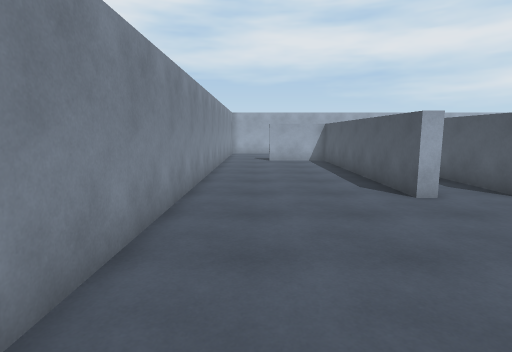
[1] (above)

16 first-person views from a walk through a 3-D level made in the Unity game engine. The camera is 1.5 m above the floor, tilts 8° down and sees 80° across. The floor is counted in squares, 1 m on a side. Each view is taken from the middle of a square. On the plan, view 1 faces up. The plan holds only what a view shows up to about 15 squares ahead; the rest is blank. The player character is not drawn.

[2]
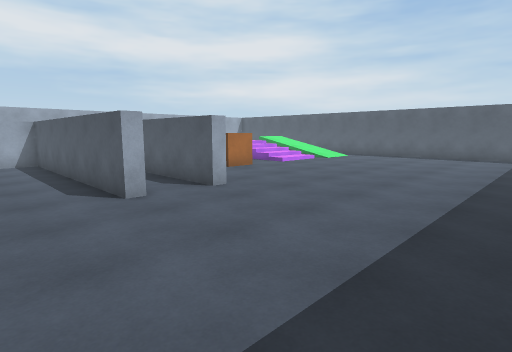

[3]
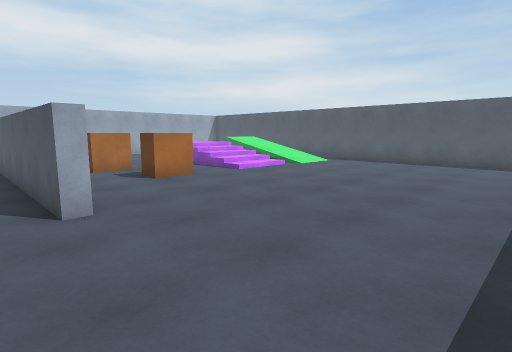

[4]
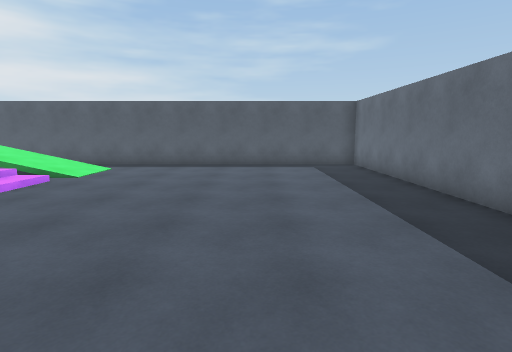

[5]
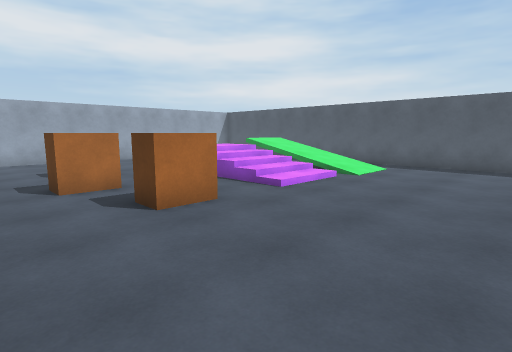

[6]
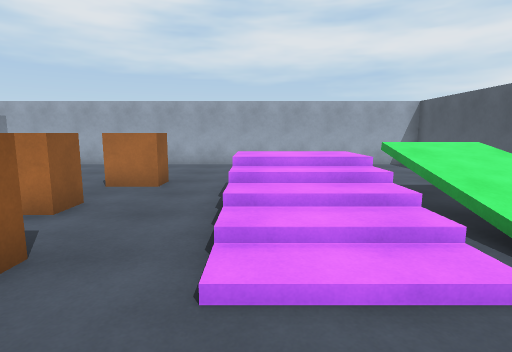

[7]
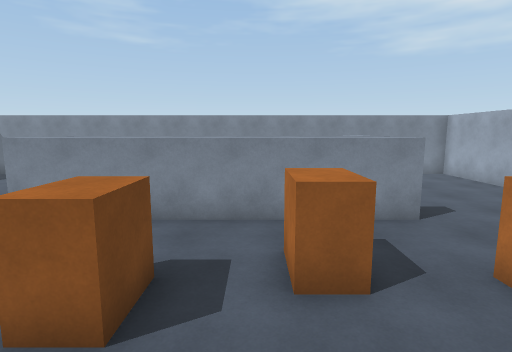

[8]
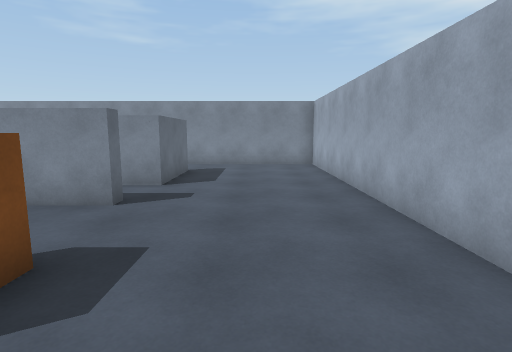

[9]
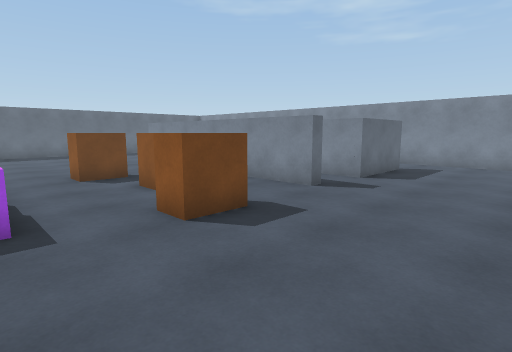

[10]
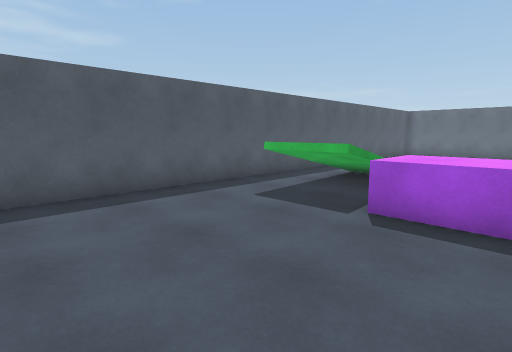

[11]
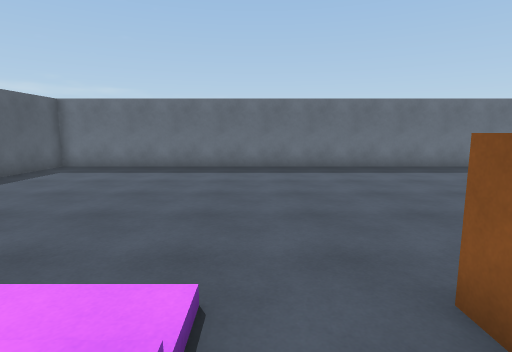

[12]
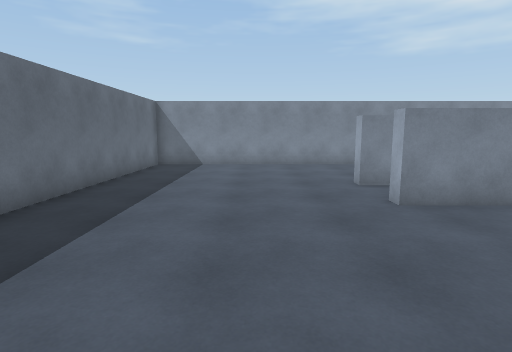

[13]
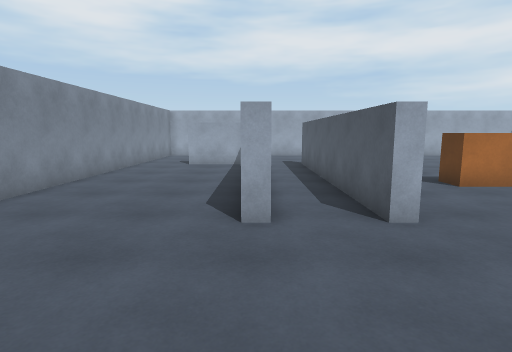

[14]
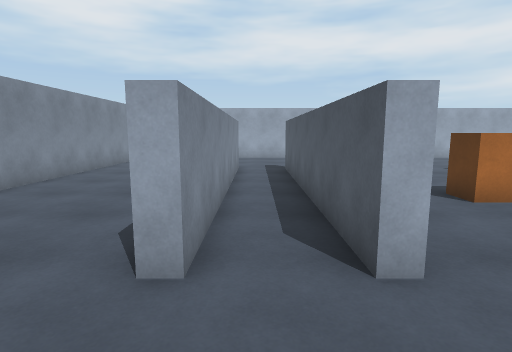

[15]
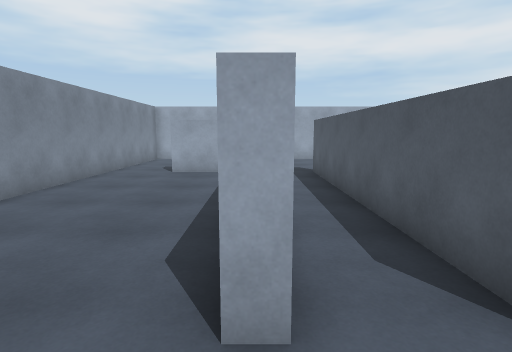

[16]
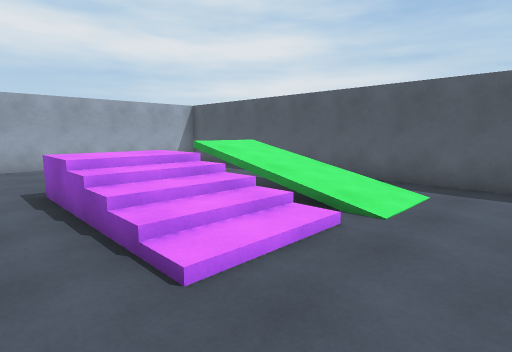

### Floor plan
Key: @ floor where view 1 was taken; # wall or solid block; . main floor; : floor 1 m higher than the main floor; / step, stairs or slope; = window, fence, low wall or low ledge; v drop or lower ground; O other object.
Columns run from 2 left of view 1 to 22 right of it. Each row starts with its distance up from view 1.
 23 #########################
 22 #.......................#
 21 #.......................#
 20 #.......................#
 19 #.......................#
 18 #.......................#
 17 #..####.##..OO..........#
 16 #.....#.##......:::v..#.#
 15 #.....#.##......:::v::..#
 14 #.....#.##.OO...///v///.#
 13 #.....#.##......///v//=.#
 12 #.....#.##......///.//..#
 11 #.....#.##..OO..///.//..#
 10 #.....#.##..............#
  9 #.....#.##..............#
  8 #.....#.##..............#
  7 #.....#.##..............#
  6 #.......................#
  5 #.......................#
  4 #.......................#
  3 #.......................#
  2 #.......................#
  1 #.......................#
  0 #.@.....................#
 -1 #########################

Where each view was taken, in squares from view 1:
view 1: 0 up, 0 right, facing up
view 2: 0 up, 1 right, facing up-right
view 3: 1 up, 5 right, facing up-right
view 4: 4 up, 7 right, facing right
view 5: 5 up, 7 right, facing up-right
view 6: 8 up, 14 right, facing up
view 7: 13 up, 14 right, facing left
view 8: 20 up, 13 right, facing left
view 9: 22 up, 14 right, facing down-left
view 10: 22 up, 14 right, facing down-right
view 11: 13 up, 13 right, facing down
view 12: 4 up, 13 right, facing left
view 13: 2 up, 4 right, facing up
view 14: 4 up, 5 right, facing up
view 15: 5 up, 4 right, facing up
view 16: 8 up, 12 right, facing up-right
